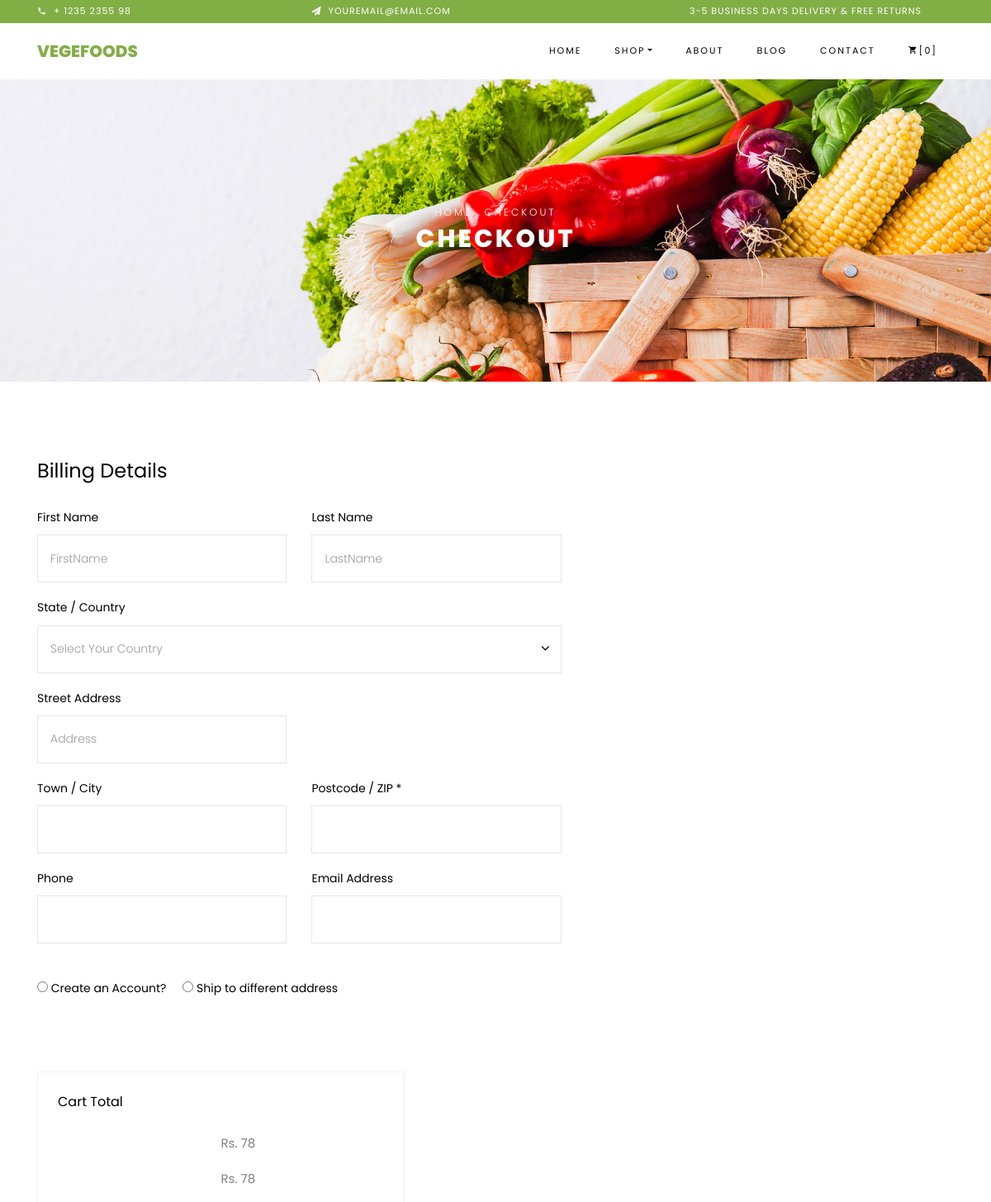
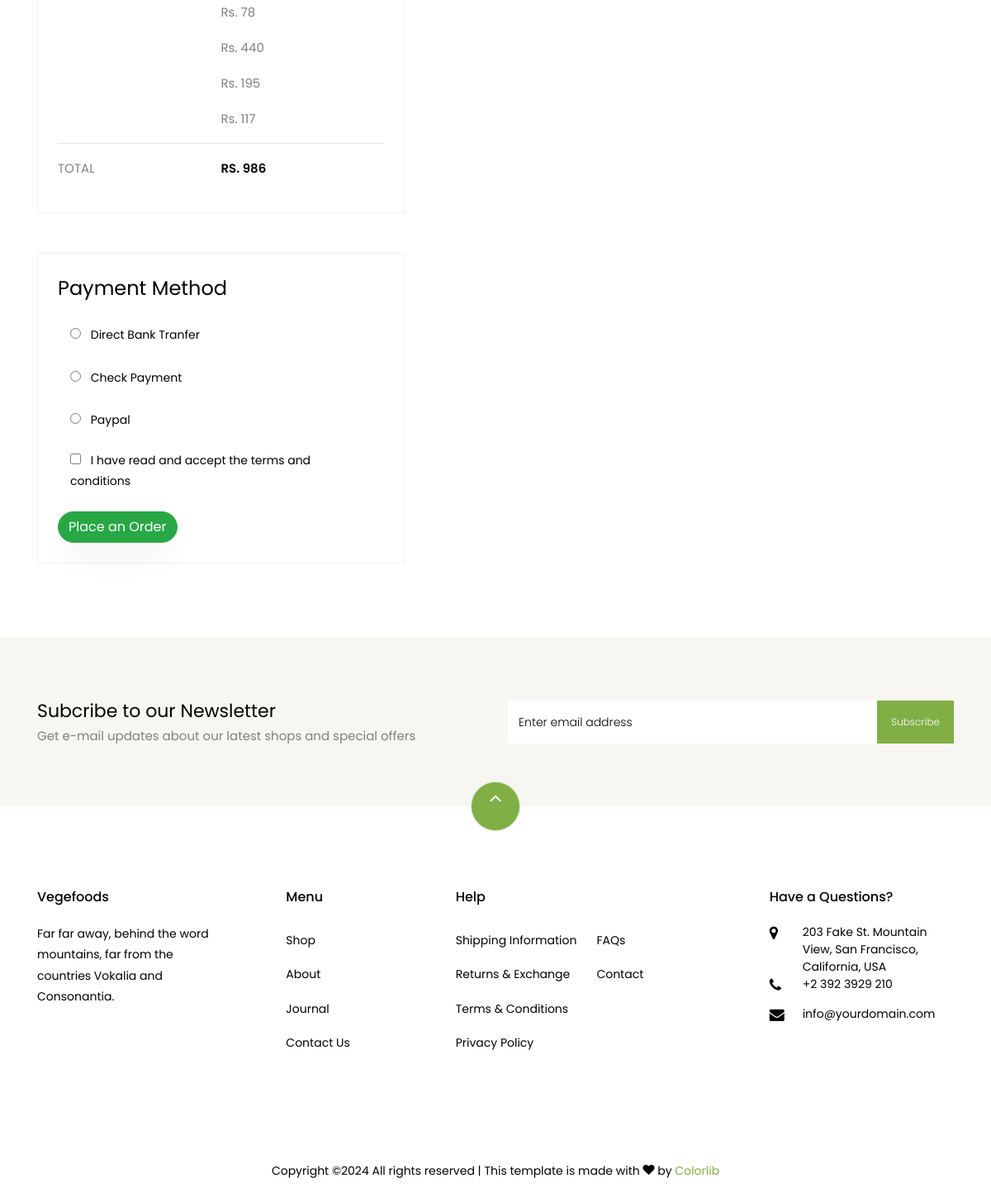
The app's page /frontend/Checkout_view/ (signed in) with its own data (2 pictures, top to bottom).
### frontend/models.py (models this page shows)
class cartdb(models.Model):
    name=models.CharField(max_length=50,null=True,blank=True)
    product_Name=models.CharField(max_length=50,null=True,blank=True)
    Quantity=models.IntegerField(null=True,blank=True)
    Price=models.IntegerField(null=True,blank=True)
    Total=models.IntegerField(null=True,blank=True)

### frontend/views.py (the view)
# urls.py: path('Checkout_view/',views.Checkout_view,name="Checkout_view"),
def Checkout_view(request):
    categories = fooddb.objects.all()
    cart = cartdb.objects.filter(name=request.session["Username"])
    total_price = 0
    for i in cart:
        total_price = total_price + i.Total
    return render(request, 'Checkout.html', {'cart':cart, 'total_price':total_price, 'categories':categories})

### frontend/templates/checkout.html (shortened to what this page needs)
<!DOCTYPE html>
{% load static %}
<html lang="en">
  <head>
    <link rel="stylesheet" href="{% static 'web/css/open-iconic-bootstrap.min.css' %}">
    <link rel="stylesheet" href="{% static 'web/css/animate.css' %}">
    <link rel="stylesheet" href="{% static 'web/css/owl.carousel.min.css' %}">
    <link rel="stylesheet" href="{% static 'web/css/owl.theme.default.min.css' %}">
    <link rel="stylesheet" href="{% static 'web/css/magnific-popup.css' %}">
    <link rel="stylesheet" href="{% static 'web/css/aos.css' %}">
    <link rel="stylesheet" href="{% static 'web/css/ionicons.min.css' %}">
    <link rel="stylesheet" href="{% static 'web/css/bootstrap-datepicker.css' %}">
    <link rel="stylesheet" href="{% static 'web/css/jquery.timepicker.css' %}">
    <link rel="stylesheet" href="{% static 'web/css/flaticon.css' %}">
    <link rel="stylesheet" href="{% static 'web/css/icomoon.css' %}">
    <link rel="stylesheet" href="{% static 'web/css/style.css' %}">
  </head>
  <body class="goto-here">
		<div class="py-1 bg-primary">
    	<div class="container">
    		<div class="row no-gutters d-flex align-items-start align-items-center px-md-0">
	    		<div class="col-lg-12 d-block">
		    		<div class="row d-flex">
		    			<div class="col-md pr-4 d-flex topper align-items-center">
					    	<div class="icon mr-2 d-flex justify-content-center align-items-center"><span class="icon-phone2"></span></div>
						    <span class="text">+ 1235 2355 98</span>
					    </div>
					    <div class="col-md pr-4 d-flex topper align-items-center">
					    	<div class="icon mr-2 d-flex justify-content-center align-items-center"><span class="icon-paper-plane"></span></div>
						    <span class="text">youremail@email.com</span>
					    </div>
					    <div class="col-md-5 pr-4 d-flex topper align-items-center text-lg-right">
						    <span class="text">3-5 Business days delivery &amp; Free Returns</span>
					    </div>
				    </div>
			    </div>
		    </div>
		  </div>
    </div>
    <nav class="navbar navbar-expand-lg navbar-dark ftco_navbar bg-dark ftco-navbar-light" id="ftco-navbar">
	    <div class="container">
	      <a class="navbar-brand" href="index.html">Vegefoods</a>
	      <div class="collapse navbar-collapse" id="ftco-nav">
	        <ul class="navbar-nav ml-auto">
	          <li class="nav-item"><a href="index.html" class="nav-link">Home</a></li>
	          <li class="nav-item active dropdown">
              <a class="nav-link dropdown-toggle" href="#" id="dropdown04" data-toggle="dropdown" aria-haspopup="true" aria-expanded="false">Shop</a>
            </li>
	          <li class="nav-item"><a href="about.html" class="nav-link">About</a></li>
	          <li class="nav-item"><a href="blog.html" class="nav-link">Blog</a></li>
	          <li class="nav-item"><a href="contact.html" class="nav-link">Contact</a></li>
	          <li class="nav-item cta cta-colored"><a href="cart.html" class="nav-link"><span class="icon-shopping_cart"></span>[0]</a></li>
	        </ul>
	      </div>
	    </div>
	  </nav>
    <div class="hero-wrap hero-bread" style="background-image: url({% static 'web/images/bg_1.jpg' %});">
      <div class="container">
        <div class="row no-gutters slider-text align-items-center justify-content-center">
          <div class="col-md-9 ftco-animate text-center">
          	<p class="breadcrumbs"><span class="mr-2"><a href="index.html">Home</a></span> <span>Checkout</span></p>
            <h1 class="mb-0 bread">Checkout</h1>
          </div>
        </div>
      </div>
    </div>
    <section class="ftco-section">
      <div class="container">
        <div class="row justify-content-center">
			<form action="{% url 'CheckoutDBsave' %}" class="billing-form" method="post">
          <div class="col-xl-7 ftco-animate">
							<h3 class="mb-4 billing-heading">Billing Details</h3>
	          	<div class="row align-items-end">
	          		<div class="col-md-6">
	                <div class="form-group">
	                	<label for="firstname">First Name</label>
	                  <input type="text" class="form-control" placeholder="FirstName" name="firstname" required>
	                </div>
	              </div>
	              <div class="col-md-6">
	                <div class="form-group">
	                	<label for="lastname">Last Name</label>
	                  <input type="text" class="form-control" placeholder="LastName" name="lastname" required>
	                </div>
                </div>
		            <div class="col-md-12">
		            	<div class="form-group">
		            		<label for="country">State / Country</label>
		            		<div class="select-wrap">
		                  <div class="icon"><span class="ion-ios-arrow-down"></span></div>
		                  <select name="country" id="" class="form-control" required>
		                  	<option>Select Your Country</option>
		                  </select>
		                </div>
		            	</div>
		            </div>
		            <div class="col-md-6">
		            	<div class="form-group">
	                	<label for="streetaddress">Street Address</label>
	                  <input type="text" class="form-control" placeholder="Address" name="address" required>
	                </div>
		            </div>
		            <div class="col-md-6">
		            	<div class="form-group">
	                	<label for="towncity">Town / City</label>
	                  <input type="text" class="form-control" placeholder="" name="city" required>
	                </div>
		            </div>
		            <div class="col-md-6">
		            	<div class="form-group">
		            		<label for="postcodezip">Postcode / ZIP *</label>
	                  <input type="text" class="form-control" placeholder="" name="pincode" required>
	                </div>
		            </div>
		            <div class="col-md-6">
	                <div class="form-group">
	                	<label for="phone">Phone</label>
	                  <input type="text" class="form-control" placeholder="" name="mobile" required>
	                </div>
	              </div>
	              <div class="col-md-6">
	                <div class="form-group">
	                	<label for="emailaddress">Email Address</label>
	                  <input type="text" class="form-control" placeholder="" name="email" required>
	                </div>
                </div>
                <div class="col-md-12">
                	<div class="form-group mt-4">
										<div class="radio">
										  <label class="mr-3"><input type="radio" name="optradio"> Create an Account? </label>
										  <label><input type="radio" name="optradio"> Ship to different address</label>
										</div>
									</div>
                </div>
	            </div>
					</div>
					<div class="col-xl-5">
	          <div class="row mt-5 pt-3">
	          	<div class="col-md-12 d-flex mb-5">
	          		<div class="cart-detail cart-total p-3 p-md-4">
	          			<h3 class="billing-heading mb-4">Cart Total</h3>
						{% for i in cart %}
	          			<p class="d-flex">
		    						<span>{{i.Productname}}</span>
		    						<span>Rs. {{i.Total}}</span>
		    					</p>
								{% endfor %}
		    					<hr>
		    					<p class="d-flex total-price">
		    						<span>Total</span>
		    						<span>Rs. {{total_price}}</span>
		    					</p>
								</div>
	          	</div>
	          	<div class="col-md-12">
	          		<div class="cart-detail p-3 p-md-4">
	          			<h3 class="billing-heading mb-4">Payment Method</h3>
									<div class="form-group">
										<div class="col-md-12">
											<div class="radio">
											   <label><input type="radio" name="optradio" class="mr-2"> Direct Bank Tranfer</label>
											</div>
										</div>
									</div>
									<div class="form-group">
										<div class="col-md-12">
											<div class="radio">
											   <label><input type="radio" name="optradio" class="mr-2"> Check Payment</label>
											</div>
										</div>
									</div>
									<div class="form-group">
										<div class="col-md-12">
											<div class="radio">
											   <label><input type="radio" name="optradio" class="mr-2"> Paypal</label>
											</div>
										</div>
									</div>
									<div class="form-group">
										<div class="col-md-12">
											<div class="checkbox">
											   <label><input type="checkbox" value="" class="mr-2"> I have read and accept the terms and conditions</label>
											</div>
										</div>
									</div>
									<button type="submit" class="btn btn-success rounded-pill bg-success">Place
									an Order</button>
								</div>
	          	</div>
	          </div>
          </div>
			</form>
        </div>
      </div>
    </section>
		<section class="ftco-section ftco-no-pt ftco-no-pb py-5 bg-light">
      <div class="container py-4">
        <div class="row d-flex justify-content-center py-5">
          <div class="col-md-6">
          	<h2 style="font-size: 22px;" class="mb-0">Subcribe to our Newsletter</h2>
          	<span>Get e-mail updates about our latest shops and special offers</span>
          </div>
          <div class="col-md-6 d-flex align-items-center">
            <form action="#" class="subscribe-form">
              <div class="form-group d-flex">
                <input type="text" class="form-control" placeholder="Enter email address">
                <input type="submit" value="Subscribe" class="submit px-3">
              </div>
            </form>
          </div>
        </div>
      </div>
    </section>
    <footer class="ftco-footer ftco-section">
      <div class="container">
      	<div class="row">
      		<div class="mouse">
						<a href="#" class="mouse-icon">
							<div class="mouse-wheel"><span class="ion-ios-arrow-up"></span></div>
						</a>
					</div>
      	</div>
        <div class="row mb-5">
          <div class="col-md">
            <div class="ftco-footer-widget mb-4">
              <h2 class="ftco-heading-2">Vegefoods</h2>
              <p>Far far away, behind the word mountains, far from the countries Vokalia and Consonantia.</p>
              <ul class="ftco-footer-social list-unstyled float-md-left float-lft mt-5">
              </ul>
            </div>
          </div>
          <div class="col-md">
            <div class="ftco-footer-widget mb-4 ml-md-5">
              <h2 class="ftco-heading-2">Menu</h2>
              <ul class="list-unstyled">
                <li><a href="#" class="py-2 d-block">Shop</a></li>
                <li><a href="#" class="py-2 d-block">About</a></li>
                <li><a href="#" class="py-2 d-block">Journal</a></li>
                <li><a href="#" class="py-2 d-block">Contact Us</a></li>
              </ul>
            </div>
          </div>
          <div class="col-md-4">
             <div class="ftco-footer-widget mb-4">
              <h2 class="ftco-heading-2">Help</h2>
              <div class="d-flex">
	              <ul class="list-unstyled mr-l-5 pr-l-3 mr-4">
	                <li><a href="#" class="py-2 d-block">Shipping Information</a></li>
	                <li><a href="#" class="py-2 d-block">Returns &amp; Exchange</a></li>
	                <li><a href="#" class="py-2 d-block">Terms &amp; Conditions</a></li>
	                <li><a href="#" class="py-2 d-block">Privacy Policy</a></li>
	              </ul>
	              <ul class="list-unstyled">
	                <li><a href="#" class="py-2 d-block">FAQs</a></li>
	                <li><a href="#" class="py-2 d-block">Contact</a></li>
	              </ul>
	            </div>
            </div>
          </div>
          <div class="col-md">
            <div class="ftco-footer-widget mb-4">
            	<h2 class="ftco-heading-2">Have a Questions?</h2>
            	<div class="block-23 mb-3">
	              <ul>
	                <li><span class="icon icon-map-marker"></span><span class="text">203 Fake St. Mountain View, San Francisco, California, USA</span></li>
	                <li><a href="#"><span class="icon icon-phone"></span><span class="text">+2 392 3929 210</span></a></li>
	                <li><a href="#"><span class="icon icon-envelope"></span><span class="text">info@yourdomain.com</span></a></li>
	              </ul>
	            </div>
            </div>
          </div>
        </div>
        <div class="row">
          <div class="col-md-12 text-center">
            <p>
						  Copyright &copy;<script>document.write(new Date().getFullYear());</script> All rights reserved | This template is made with <i class="icon-heart color-danger" aria-hidden="true"></i> by <a href="https://colorlib.com" target="_blank">Colorlib</a>
						</p>
          </div>
        </div>
      </div>
    </footer>
  </body>
</html>

### frontend/static/web/css/icomoon.css (style rules this page uses)
[class^="icon-"], [class*=" icon-"] { font-family: 'icomoon' !important; speak: none; font-style: normal; font-weight: normal; font-variant: normal; text-transform: none; line-height: 1; -webkit-font-smoothing: antialiased; -moz-osx-font-smoothing: grayscale; }
.icon-heart:before { content: "\f004"; }
.icon-map-marker:before { content: "\f041"; }
.icon-phone:before { content: "\f095"; }
.icon-envelope:before { content: "\f0e0"; }
.icon-paper-plane:before { content: "\f1d8"; }
.icon-phone2:before { content: "\e0cd"; }
.icon-shopping_cart:before { content: "\e8cc"; }

### records on screen
cartdb: Total "78"
cartdb: Total "78"
cartdb: Total "78"
cartdb: Total "440"
cartdb: Total "195"
cartdb: Total "117"

### other values on screen
{{ total_price }} "986"
